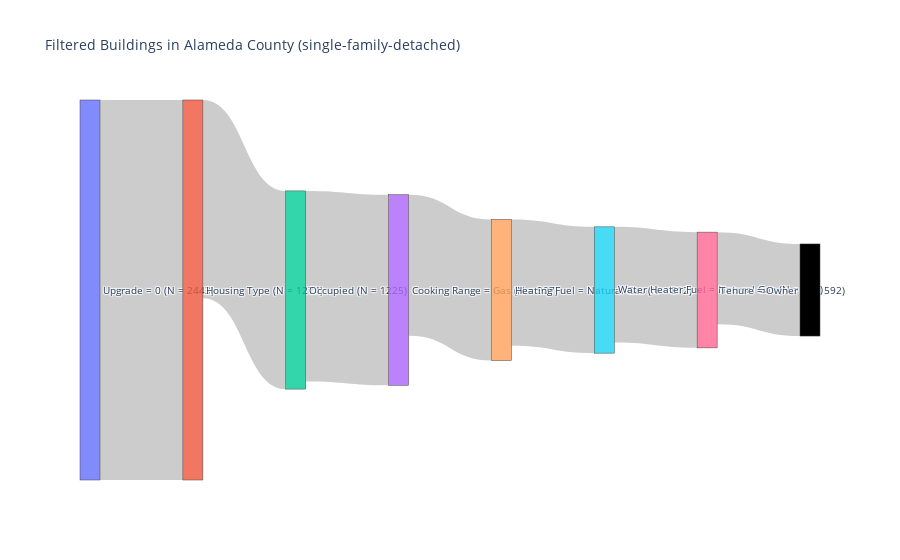

The notebook cell saved with this chart:
### Code cell
import pandas as pd
import numpy as np
import plotly.graph_objects as go

metadata_path = "../data/CA_metadata_and_annual_results.csv"

problem_counties = [
    'Calaveras County', 'Toulumne County', 'El Dorado County', 'Placer County',
    'Yuba County', 'Glenn County', 'Lassen County', 'Siskiyou County', 'Modoc County', 'Inyo County'
]

problem_counties = [
    'Alameda County'
]

HOUSING_NAME_MAP = {
    "single-family-detached": "Single-Family Detached",
    "single-family-attached": "Single-Family Attached",
}
housing_type = "single-family-detached"
housing_value = HOUSING_NAME_MAP[housing_type]
metadata = pd.read_csv(metadata_path, low_memory=False)

# Subset only the target counties...
subset = metadata[metadata["in.county_name"].isin(problem_counties)].copy()

# Define filters in the order I want them applied
# function returns a boolean mask
filters = [
    ("Upgrade = 0", lambda df: df["upgrade"] == 0),
    ("Housing Type", lambda df: df["in.geometry_building_type_recs"] == housing_value),
    ("Occupied", lambda df: df["in.vacancy_status"] == "Occupied"),
    ("Cooking Range = Gas", lambda df: df["in.cooking_range"].isin(["Gas"])),
    ("Heating Fuel = Natural Gas", lambda df: df["in.heating_fuel"] == "Natural Gas"),
    ("Water Heater Fuel = Natural Gas", lambda df: df["in.water_heater_fuel"] == "Natural Gas"),
    # ("Has PV = No", lambda df: df["in.has_pv"] == "No"),
    # ("HVAC Cooling Type = NaN", lambda df: df["in.hvac_cooling_type"].isna()),
    ("Tenure = Owner", lambda df: df["in.tenure"] == "Owner"),
]

def create_sankey_for_county(df_county, county_name, filters):
    # 1) Calculate pass counts at each step
    pass_counts = []
    current_mask = np.ones(len(df_county), dtype=bool)

    # Step 0: total
    pass_counts.append(current_mask.sum())

    for _, filter_func in filters:
        current_mask = current_mask & filter_func(df_county)
        pass_counts.append(current_mask.sum())

    # 2) Create labels for each node
    # num of nodes is len(filters) + 1 (including the "Total" step)
    step_labels = []
    num_steps = len(pass_counts)
    for i in range(num_steps):
        if i == 0:
            # First node: "Total"
            # step_labels.append(f"Total\n(N = {pass_counts[i]})")
            print("first node")
        else:
            # Subsequent nodes: use the filter name + pass count
            label = filters[i-1][0]  # filter label
            step_labels.append(f"{label}\n(N = {pass_counts[i]})")

    # 3) Build the Sankey "links"
    # For each step i, link node i to node i+1 with the value pass_counts[i+1].
    source_indices = []
    target_indices = []
    values = []
    link_labels = []
    for i in range(num_steps - 1):
        source_indices.append(i)
        target_indices.append(i + 1)
        values.append(pass_counts[i + 1])
        link_labels.append(f"Passed: {pass_counts[i + 1]}")

    # 4) Create the Sankey flame graph
    fig = go.Figure(data=[go.Sankey(
        arrangement="snap",
        node=dict(
            label=step_labels,
            pad=15,
            thickness=20
        ),
        link=dict(
            source=source_indices,
            target=target_indices,
            value=values,
            label=link_labels  # show how many pass at each link
        )
    )])

    fig.update_layout(
        title_text=f"Filtered Buildings in {county_name} ({housing_type})",
        font_size=10
    )
    return fig

for county in problem_counties:
    df_county = subset[subset["in.county_name"] == county]
    if df_county.empty:
        print(f"No data for {county} in the metadata.")
        continue
    
    fig = create_sankey_for_county(df_county, county, filters)
    fig.show()

### Figure 1 — Plotly figure (JSON) as saved in the notebook; plotly's stock layout.template omitted (floating-point values rounded to 4 significant figures)
{"data": [{"arrangement": "snap", "link": {"label": ["Passed: 2443", "Passed: 1274", "Passed: 1225", "Passed: 907", "Passed: 812", "Passed: 744", "Passed: 592"], "source": [0, 1, 2, 3, 4, 5, 6], "target": [1, 2, 3, 4, 5, 6, 7], "value": [2443, 1274, 1225, 907, 812, 744, 592]}, "node": {"label": ["Upgrade = 0\n(N = 2443)", "Housing Type\n(N = 1274)", "Occupied\n(N = 1225)", "Cooking Range = Gas\n(N = 907)", "Heating Fuel = Natural Gas\n(N = 812)", "Water Heater Fuel = Natural Gas\n(N = 744)", "Tenure = Owner\n(N = 592)"], "pad": 15, "thickness": 20}, "type": "sankey"}], "layout": {"font": {"size": 10}, "title": {"text": "Filtered Buildings in Alameda County (single-family-detached)"}}}
